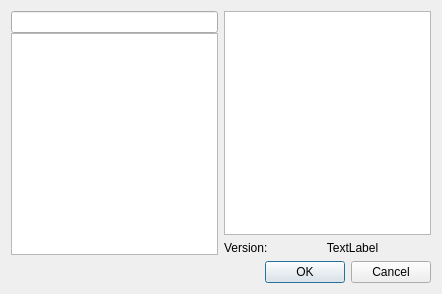
<?xml version="1.0" encoding="UTF-8"?>
<ui version="4.0">
 <class>NewActionDialog</class>
 <widget class="QDialog" name="NewActionDialog">
  <property name="geometry">
   <rect>
    <x>0</x>
    <y>0</y>
    <width>442</width>
    <height>294</height>
   </rect>
  </property>
  <property name="windowTitle">
   <string>New action</string>
  </property>
  <layout class="QVBoxLayout" name="verticalLayout">
   <item>
    <layout class="QHBoxLayout" name="horizontalLayout">
     <item>
      <layout class="QVBoxLayout" name="verticalLayout_3">
       <property name="spacing">
        <number>0</number>
       </property>
       <item>
        <widget class="FilterLineEdit" name="filterLineEdit"/>
       </item>
       <item>
        <widget class="QTreeView" name="newActionTreeView">
         <property name="editTriggers">
          <set>QAbstractItemView::NoEditTriggers</set>
         </property>
         <property name="alternatingRowColors">
          <bool>true</bool>
         </property>
         <property name="rootIsDecorated">
          <bool>false</bool>
         </property>
         <property name="animated">
          <bool>true</bool>
         </property>
         <property name="headerHidden">
          <bool>true</bool>
         </property>
        </widget>
       </item>
      </layout>
     </item>
     <item>
      <layout class="QVBoxLayout" name="verticalLayout_2">
       <item>
        <widget class="QTextEdit" name="actionDescription">
         <property name="undoRedoEnabled">
          <bool>false</bool>
         </property>
         <property name="readOnly">
          <bool>true</bool>
         </property>
         <property name="html">
          <string>&lt;!DOCTYPE HTML PUBLIC &quot;-//W3C//DTD HTML 4.0//EN&quot; &quot;http://www.w3.org/TR/REC-html40/strict.dtd&quot;&gt;
&lt;html&gt;&lt;head&gt;&lt;meta name=&quot;qrichtext&quot; content=&quot;1&quot; /&gt;&lt;meta charset=&quot;utf-8&quot; /&gt;&lt;style type=&quot;text/css&quot;&gt;
p, li { white-space: pre-wrap; }
hr { height: 1px; border-width: 0; }
li.unchecked::marker { content: &quot;\2610&quot;; }
li.checked::marker { content: &quot;\2612&quot;; }
&lt;/style&gt;&lt;/head&gt;&lt;body style=&quot; font-family:'Ubuntu'; font-size:11pt; font-weight:400; font-style:normal;&quot;&gt;
&lt;table border=&quot;0&quot; style=&quot;-qt-table-type: root; margin-top:4px; margin-bottom:4px; margin-left:4px; margin-right:4px;&quot;&gt;
&lt;tr&gt;
&lt;td style=&quot;border: none;&quot;&gt;
&lt;p style=&quot;-qt-paragraph-type:empty; margin-top:0px; margin-bottom:0px; margin-left:0px; margin-right:0px; -qt-block-indent:0; text-indent:0px;&quot;&gt;&lt;br /&gt;&lt;/p&gt;
&lt;p style=&quot;-qt-paragraph-type:empty; margin-top:0px; margin-bottom:0px; margin-left:0px; margin-right:0px; -qt-block-indent:0; text-indent:0px; font-family:'Sans Serif'; font-size:9pt;&quot;&gt;&lt;br /&gt;&lt;/p&gt;
&lt;p style=&quot;-qt-paragraph-type:empty; margin-top:0px; margin-bottom:0px; margin-left:0px; margin-right:0px; -qt-block-indent:0; text-indent:0px; font-family:'MS Shell Dlg 2'; font-size:8.25pt;&quot;&gt;&lt;br /&gt;&lt;/p&gt;
&lt;p style=&quot;-qt-paragraph-type:empty; margin-top:0px; margin-bottom:0px; margin-left:0px; margin-right:0px; -qt-block-indent:0; text-indent:0px; font-family:'MS Shell Dlg 2'; font-size:8.25pt;&quot;&gt;&lt;br /&gt;&lt;/p&gt;
&lt;p style=&quot;-qt-paragraph-type:empty; margin-top:0px; margin-bottom:0px; margin-left:0px; margin-right:0px; -qt-block-indent:0; text-indent:0px; font-family:'Sans'; font-size:10pt;&quot;&gt;&lt;br /&gt;&lt;/p&gt;
&lt;p style=&quot;-qt-paragraph-type:empty; margin-top:0px; margin-bottom:0px; margin-left:0px; margin-right:0px; -qt-block-indent:0; text-indent:0px; font-family:'MS Shell Dlg 2'; font-size:8pt;&quot;&gt;&lt;br /&gt;&lt;/p&gt;&lt;/td&gt;&lt;/tr&gt;&lt;/table&gt;&lt;/body&gt;&lt;/html&gt;</string>
         </property>
        </widget>
       </item>
       <item>
        <layout class="QFormLayout" name="formLayout_2">
         <item row="0" column="0">
          <widget class="QLabel" name="label">
           <property name="text">
            <string>Version:</string>
           </property>
          </widget>
         </item>
         <item row="0" column="1">
          <widget class="QLabel" name="versionLabel">
           <property name="text">
            <string>TextLabel</string>
           </property>
           <property name="alignment">
            <set>Qt::AlignCenter</set>
           </property>
          </widget>
         </item>
        </layout>
       </item>
      </layout>
     </item>
    </layout>
   </item>
   <item>
    <widget class="QDialogButtonBox" name="buttonBox">
     <property name="standardButtons">
      <set>QDialogButtonBox::Cancel|QDialogButtonBox::Ok</set>
     </property>
    </widget>
   </item>
  </layout>
 </widget>
 <customwidgets>
  <customwidget>
   <class>FilterLineEdit</class>
   <extends>QLineEdit</extends>
   <header>filterlineedit.hpp</header>
  </customwidget>
 </customwidgets>
 <tabstops>
  <tabstop>filterLineEdit</tabstop>
  <tabstop>actionDescription</tabstop>
  <tabstop>newActionTreeView</tabstop>
 </tabstops>
 <resources/>
 <connections>
  <connection>
   <sender>buttonBox</sender>
   <signal>accepted()</signal>
   <receiver>NewActionDialog</receiver>
   <slot>accept()</slot>
   <hints>
    <hint type="sourcelabel">
     <x>296</x>
     <y>273</y>
    </hint>
    <hint type="destinationlabel">
     <x>233</x>
     <y>288</y>
    </hint>
   </hints>
  </connection>
  <connection>
   <sender>buttonBox</sender>
   <signal>rejected()</signal>
   <receiver>NewActionDialog</receiver>
   <slot>reject()</slot>
   <hints>
    <hint type="sourcelabel">
     <x>383</x>
     <y>275</y>
    </hint>
    <hint type="destinationlabel">
     <x>394</x>
     <y>288</y>
    </hint>
   </hints>
  </connection>
 </connections>
</ui>
